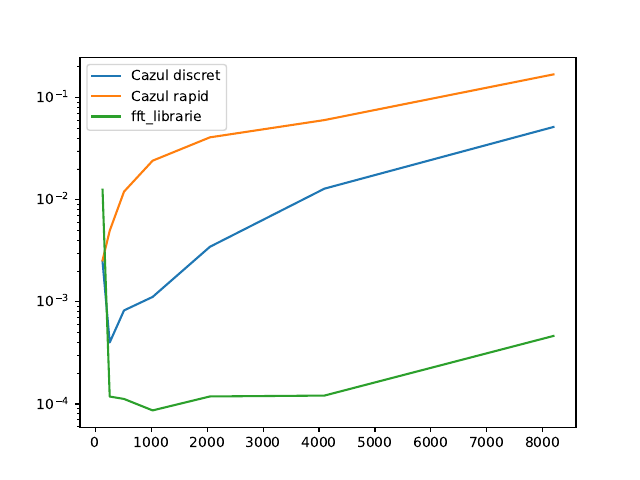

Reproduce this figure in Python.
import math
import time
import numpy as np
from matplotlib import pyplot as plt

N = [128, 256, 512, 1024, 2048, 4096, 8192]

def fft_rapid(x):
    n = len(x)
    if n<=1:
        return x
    x_par = fft_rapid(x[::2])
    x_impar = fft_rapid(x[1::2])
    factor = math.e**(1j* (-2) * np.pi * np.arange(n)/n)
    first = x_par + factor[:n//2] * x_impar
    second = x_par - factor[:n//2] * x_impar
    return np.concatenate([first,second])

a=np.zeros(len(N))
b=np.zeros(len(N))
c=np.zeros(len(N))
k1=0
for n in N:
    M = np.zeros((n, n), dtype=complex)
    for k in range(n):
        for i in range(n):
            M[k, i] = math.e**(1j* (-2) * np.pi * k * i/n)
    x = np.random.rand(n)
    start = time.time()
    rez = np.dot(M, x)
    end = time.time()
    #print(f'Cazul discret: {end-start}')
    a[k1]=end-start
    start = time.time()
    X = fft_rapid(x)
    end = time.time()
    #print(f'Cazul continuu: {end-start}')
    b[k1]=end-start
    start = time.time()
    X = np.fft.fft(x)
    end = time.time()
    #print(f'Librarie: {end-start}')
    c[k1]=end-start
    k1+=1
plt.plot(N, a, label = 'Cazul discret')
plt.plot(N,b, label = 'Cazul rapid')
plt.plot(N,c, label = 'fft_librarie')
plt.yscale('log')
plt.legend()
plt.savefig('Exercitiul_1.pdf', format='pdf')
plt.show()